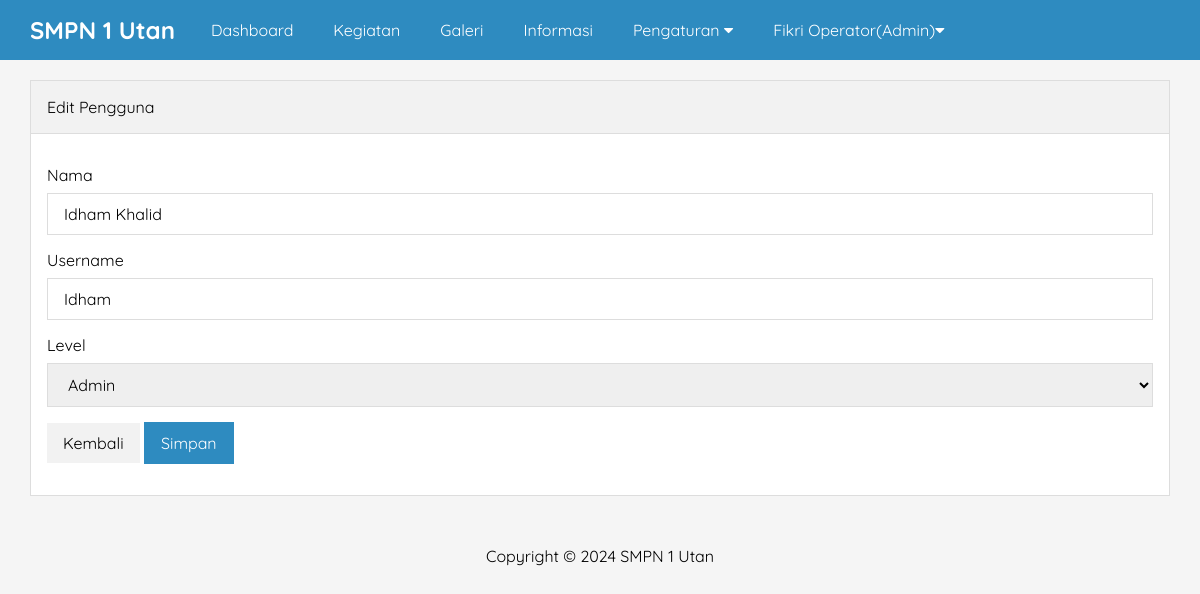
The app's page /admin/edit-pengguna.php?id=3 (signed in) with its own data.
### tables this page shows
CREATE TABLE `pengaturan` (
  `id` int(11) NOT NULL,
  `nama` varchar(50) NOT NULL,
  `email` varchar(50) NOT NULL,
  `telepon` varchar(20) NOT NULL,
  `alamat` text NOT NULL,
  `logo` varchar(50) NOT NULL,
  `favicon` varchar(50) NOT NULL,
  `tentang_sekolah` text NOT NULL,
  `foto_sekolah` varchar(50) NOT NULL,
  `google_maps` text NOT NULL,
  `nama_kepsek` varchar(50) NOT NULL,
  `foto_kepsek` varchar(50) NOT NULL,
  `sambutan_kepsek` text NOT NULL,
  `created_at` timestamp NOT NULL DEFAULT current_timestamp() ON UPDATE current_timestamp(),
  `updated_at` datetime DEFAULT NULL
);

CREATE TABLE `pengguna` (
  `id` int(11) NOT NULL,
  `nama` varchar(30) NOT NULL,
  `username` varchar(30) NOT NULL,
  `password` varchar(50) NOT NULL,
  `level` enum('Super Admin','Admin') NOT NULL,
  `created_at` timestamp NOT NULL DEFAULT current_timestamp() ON UPDATE current_timestamp(),
  `updated_at` datetime DEFAULT NULL
);

### admin/edit-pengguna.php (the view, shortened to what this page needs)
<?php include 'header.php' ?>
<?php
    $pengguna = mysqli_query($conn, "SELECT * FROM pengguna WHERE id = '" . $_GET['id'] . "' ");
    $p        = mysqli_fetch_object($pengguna);
?>
<div class="content">
    <div class="container">
        <div class="box">
            <div class="box-header">
                Edit Pengguna
            </div>
            <div class="box-body">
                <form action="" method="POST">
                    <div class="form-group">
                        <label>Nama</label>
                        <input type="text" name="nama" placeholder="Nama Lengkap" class="input-control" value="<?= $p->nama ?>" required>
                    </div>
                    <div class="form-group">
                        <label>Username</label>
                        <input type="text" name="user" placeholder="Username" class="input-control" value="<?= $p->username ?>" required>
                    </div>
                    <div class=" form-group">
                        <label>Level</label>
                        <select name="level" class="input-control" required>
                            <option value="Admin" <?= ($p->level == 'Admin') ? 'selected' : ''; ?>>Admin</option>
                        </select>
                    </div>
                    <button type="button" class="btn" onclick="window.location = 'pengguna.php'">Kembali</button>
                    <input type="submit" name="submit" value="Simpan" class="btn btn-blue">
                </form>
            </div>
        </div>
    </div>
</div>
<?php include 'footer.php' ?>

### admin/header.php (shortened to what this page needs)
<?php
    include '../koneksi.php';
    $identitas = mysqli_query($conn, "SELECT * FROM pengaturan ORDER BY id DESC LIMIT 1");
    $d = mysqli_fetch_object($identitas);
?>
<!DOCTYPE html>
<html>
<head>
    <link rel="stylesheet" href="../css/style.css">
    <link rel="stylesheet" href="https://cdnjs.cloudflare.com/ajax/libs/font-awesome/4.7.0/css/font-awesome.css" />
</head>
<body class="bg-light">
    <div class="navbar">
        <div class="container">
            <h2 class="nav-brand float-left"><a href="index.php"><?= $d->nama ?></a></h2>
            <ul class="nav-menu float-left">
                <li><a href="index.php">Dashboard</a></li>
                <?php if ($_SESSION['ulevel'] == 'Super Admin') { ?>
                    <li><a href="pengguna.php">Pengguna</a></li>
                <?php } elseif ($_SESSION['ulevel'] == 'Admin') { ?>
                    <li><a href="kegiatan.php">Kegiatan</a></li>
                    <li><a href="galeri.php">Galeri</a></li>
                    <li><a href="informasi.php">Informasi</a></li>
                    <li>
                        <a href="#">Pengaturan <i class="fa fa-caret-down"></i></a>
                    </li>
                <?php } ?>
                <li>
                    <a href="#"><?= $_SESSION['uname'] ?>(<?= $_SESSION['ulevel'] ?>)<i class="fa fa-caret-down"></i></a>
                </li>
            </ul>
        </div>
    </div>

### admin/footer.php
<div class="footer">
    <div class="container text-center">
        Copyright &copy; 2024 <?= $d->nama ?>
    </div>
</div>
</body>
</html>

### css/style.css (style rules this page uses)
* { margin: 0; padding: 0; font-family: "Quicksand", serif; box-sizing: border-box; }
a { text-decoration: none; }
.float-left { float: left; }
.container { width: 1140px; margin: 0 auto; }
.container::after { content: ''; display: block; clear: both; }
.bg-light { background-color: #f5f5f5; }
.box { border: 1px solid #ddd; background-color: #fff; }
.box-header { padding: 16px; border-bottom: 1px solid #ddd; background-color: #f2f2f2; }
.box-body { padding: 16px; }
form { margin: 15px 0; }
.form-group { margin-bottom: 15px; }
.form-group label { display: block; margin-bottom: 8px; }
.form-group .input-control { padding: 10px 16px; width: 100%; font-size: 16px; border: 1px solid #ddd; }
.btn { border: 1px solid #ddd; padding: 10px 16px; font-size: 16px; }
.btn { background-color: #f2f2f2; color: ''; border: none; cursor: pointer; transition: background-color 0.3ease; }
.btn-blue { background-color: #2E8BC0; color: #fff; border: 1px solid #2E8BC0; }
.text-center { text-align: center !important; }
.navbar { height: 60px; width: 100%; background-color: #2E8BC0; position: fixed; top: 0; z-index: 1000; }
.navbar a { color: #fff; }
.nav-brand { display: inline-block; padding: 15px 0; margin-right: 16px; }
.nav-menu { display: flex; list-style: none; }
.nav-menu li a { padding: 20px; display: inline-block; }
.content { padding: 80px 0 30px 0; }
.footer { padding: 20px 0; }

### records on screen
pengaturan: nama "SMPN 1 Utan"
pengguna: nama "Idham Khalid", user "Idham", level "Admin"

### other values on screen
$_SESSION['uname'] "Fikri Operator"
$_SESSION['ulevel'] "Admin"
